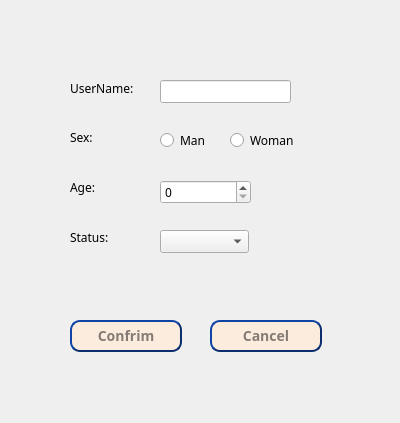
<?xml version="1.0" encoding="UTF-8"?>
<ui version="4.0">
 <class>addNewUser</class>
 <widget class="QWidget" name="addNewUser">
  <property name="geometry">
   <rect>
    <x>0</x>
    <y>0</y>
    <width>400</width>
    <height>423</height>
   </rect>
  </property>
  <property name="font">
   <font>
    <family>黑体</family>
   </font>
  </property>
  <property name="windowTitle">
   <string>Form</string>
  </property>
  <widget class="QLabel" name="label">
   <property name="geometry">
    <rect>
     <x>70</x>
     <y>80</y>
     <width>91</width>
     <height>16</height>
    </rect>
   </property>
   <property name="text">
    <string>UserName:</string>
   </property>
  </widget>
  <widget class="QLineEdit" name="lineEdit">
   <property name="geometry">
    <rect>
     <x>160</x>
     <y>80</y>
     <width>131</width>
     <height>23</height>
    </rect>
   </property>
  </widget>
  <widget class="QLabel" name="label_2">
   <property name="geometry">
    <rect>
     <x>70</x>
     <y>130</y>
     <width>72</width>
     <height>15</height>
    </rect>
   </property>
   <property name="text">
    <string>Sex:</string>
   </property>
  </widget>
  <widget class="QLabel" name="label_3">
   <property name="geometry">
    <rect>
     <x>70</x>
     <y>180</y>
     <width>72</width>
     <height>15</height>
    </rect>
   </property>
   <property name="text">
    <string>Age:</string>
   </property>
  </widget>
  <widget class="QLabel" name="label_4">
   <property name="geometry">
    <rect>
     <x>70</x>
     <y>230</y>
     <width>72</width>
     <height>15</height>
    </rect>
   </property>
   <property name="text">
    <string>Status:</string>
   </property>
  </widget>
  <widget class="QRadioButton" name="radioButton_Man">
   <property name="geometry">
    <rect>
     <x>160</x>
     <y>130</y>
     <width>117</width>
     <height>21</height>
    </rect>
   </property>
   <property name="text">
    <string>Man</string>
   </property>
  </widget>
  <widget class="QRadioButton" name="radioButton_Woman">
   <property name="geometry">
    <rect>
     <x>230</x>
     <y>130</y>
     <width>117</width>
     <height>21</height>
    </rect>
   </property>
   <property name="text">
    <string>Woman</string>
   </property>
  </widget>
  <widget class="QSpinBox" name="spinBox">
   <property name="geometry">
    <rect>
     <x>160</x>
     <y>180</y>
     <width>91</width>
     <height>24</height>
    </rect>
   </property>
  </widget>
  <widget class="QComboBox" name="comboBox">
   <property name="geometry">
    <rect>
     <x>160</x>
     <y>230</y>
     <width>89</width>
     <height>23</height>
    </rect>
   </property>
  </widget>
  <widget class="QPushButton" name="pushButton">
   <property name="geometry">
    <rect>
     <x>70</x>
     <y>320</y>
     <width>112</width>
     <height>32</height>
    </rect>
   </property>
   <property name="styleSheet">
    <string notr="true">QPushButton {  
    /* 前景色 */  
    color:#847c74;  

    /* 背景色 */  
    background-color:#fbecde;  

    /* 边框风格 */  
    border-style:outset;  

    /* 边框宽度 */  
    border-width:2px;  

    /* 边框颜色 */  
    border-color:rgb(10,45,110);  

    /* 边框倒角 */  
    border-radius:10px;  

    /* 字体 */  
    font:bold 14px;  

    /* 控件最小宽度 */  
    min-width:100px;  

    /* 控件最小高度 */  
    min-height:20px;  

    /* 内边距 */  
    padding:4px;  
}  

/* 鼠标按下时的效果 */  
QPushButton#pushButton:pressed {  

    color:#4a4035;
    /* 改变背景色 */  
    background-color:#e4dfd7;  

    /* 改变边框风格 */  
    border-style:inset;  

    /* 使文字有一点移动 */  
    padding-left:6px;  
    padding-top:6px;  
}  

/* 按钮样式 */  
QPushButton:flat {  
    border:2px solid red;  
}  

/* 当按钮打开菜单时:ui-&gt;pushButton-&gt;setMenu(btnMenu) */  
QPushButton:open{  
    background-color:qlineargradient(x1: 0, y1: 0, x2: 0, y2: 1,stop: 0 #dadbde, stop: 1 #f6f7fa);  
}  

/* 子选择器:菜单 */  
QPushButton::menu-indicator {  
    image:url(:/images/close.png);  

    /* 去掉小三角号   
    image:none;*/  

    /* 绘制subcontrol 的参考矩形的位置 */  
    subcontrol-origin:padding;  

    /* 小三角的位置 */  
    subcontrol-position:bottom right;  
}  

QPushButton::menu-indicator:pressed,QPushButton::menu-indicator:open {  
    position:relative;  
    top:4px;  
    left:4px;  
} 

</string>
   </property>
   <property name="text">
    <string>Confrim</string>
   </property>
  </widget>
  <widget class="QPushButton" name="pushButton_2">
   <property name="geometry">
    <rect>
     <x>210</x>
     <y>320</y>
     <width>112</width>
     <height>32</height>
    </rect>
   </property>
   <property name="styleSheet">
    <string notr="true">QPushButton {  
    /* 前景色 */  
    color:#847c74;  

    /* 背景色 */  
    background-color:#fbecde;  

    /* 边框风格 */  
    border-style:outset;  

    /* 边框宽度 */  
    border-width:2px;  

    /* 边框颜色 */  
    border-color:rgb(10,45,110);  

    /* 边框倒角 */  
    border-radius:10px;  

    /* 字体 */  
    font:bold 14px;  

    /* 控件最小宽度 */  
    min-width:100px;  

    /* 控件最小高度 */  
    min-height:20px;  

    /* 内边距 */  
    padding:4px;  
}  

/* 鼠标按下时的效果 */  
QPushButton#pushButton:pressed {  

    color:#4a4035;
    /* 改变背景色 */  
    background-color:#e4dfd7;  

    /* 改变边框风格 */  
    border-style:inset;  

    /* 使文字有一点移动 */  
    padding-left:6px;  
    padding-top:6px;  
}  

/* 按钮样式 */  
QPushButton:flat {  
    border:2px solid red;  
}  

/* 当按钮打开菜单时:ui-&gt;pushButton-&gt;setMenu(btnMenu) */  
QPushButton:open{  
    background-color:qlineargradient(x1: 0, y1: 0, x2: 0, y2: 1,stop: 0 #dadbde, stop: 1 #f6f7fa);  
}  

/* 子选择器:菜单 */  
QPushButton::menu-indicator {  
    image:url(:/images/close.png);  

    /* 去掉小三角号   
    image:none;*/  

    /* 绘制subcontrol 的参考矩形的位置 */  
    subcontrol-origin:padding;  

    /* 小三角的位置 */  
    subcontrol-position:bottom right;  
}  

QPushButton::menu-indicator:pressed,QPushButton::menu-indicator:open {  
    position:relative;  
    top:4px;  
    left:4px;  
} 

</string>
   </property>
   <property name="text">
    <string>Cancel</string>
   </property>
  </widget>
 </widget>
 <resources/>
 <connections/>
</ui>
